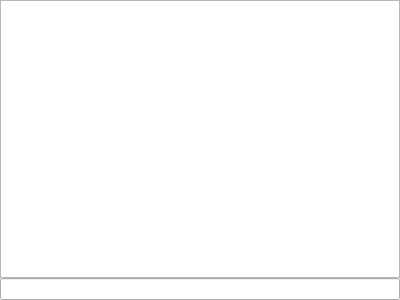
<?xml version="1.0" encoding="UTF-8"?>
<ui version="4.0">
 <class>rcon</class>
 <widget class="QWidget" name="rcon">
  <property name="geometry">
   <rect>
    <x>0</x>
    <y>0</y>
    <width>400</width>
    <height>300</height>
   </rect>
  </property>
  <property name="windowTitle">
   <string>Form</string>
  </property>
  <layout class="QVBoxLayout" name="verticalLayout">
   <property name="spacing">
    <number>0</number>
   </property>
   <property name="margin">
    <number>0</number>
   </property>
   <item>
    <widget class="QTextEdit" name="output">
     <property name="focusPolicy">
      <enum>Qt::StrongFocus</enum>
     </property>
     <property name="acceptDrops">
      <bool>false</bool>
     </property>
     <property name="autoFormatting">
      <set>QTextEdit::AutoNone</set>
     </property>
     <property name="undoRedoEnabled">
      <bool>false</bool>
     </property>
     <property name="readOnly">
      <bool>true</bool>
     </property>
     <property name="html">
      <string>&lt;!DOCTYPE HTML PUBLIC &quot;-//W3C//DTD HTML 4.0//EN&quot; &quot;http://www.w3.org/TR/REC-html40/strict.dtd&quot;&gt;
&lt;html&gt;&lt;head&gt;&lt;meta name=&quot;qrichtext&quot; content=&quot;1&quot; /&gt;&lt;style type=&quot;text/css&quot;&gt;
p, li { white-space: pre-wrap; }
&lt;/style&gt;&lt;/head&gt;&lt;body style=&quot; font-family:'Droid Sans'; font-size:10pt; font-weight:400; font-style:normal;&quot;&gt;
&lt;p style=&quot;-qt-paragraph-type:empty; margin-top:0px; margin-bottom:0px; margin-left:0px; margin-right:0px; -qt-block-indent:0; text-indent:0px; font-family:'Tahoma';&quot;&gt;&lt;/p&gt;&lt;/body&gt;&lt;/html&gt;</string>
     </property>
     <property name="textInteractionFlags">
      <set>Qt::LinksAccessibleByMouse|Qt::TextSelectableByMouse</set>
     </property>
    </widget>
   </item>
   <item>
    <widget class="QLineEdit" name="input"/>
   </item>
  </layout>
 </widget>
 <resources/>
 <connections/>
</ui>
